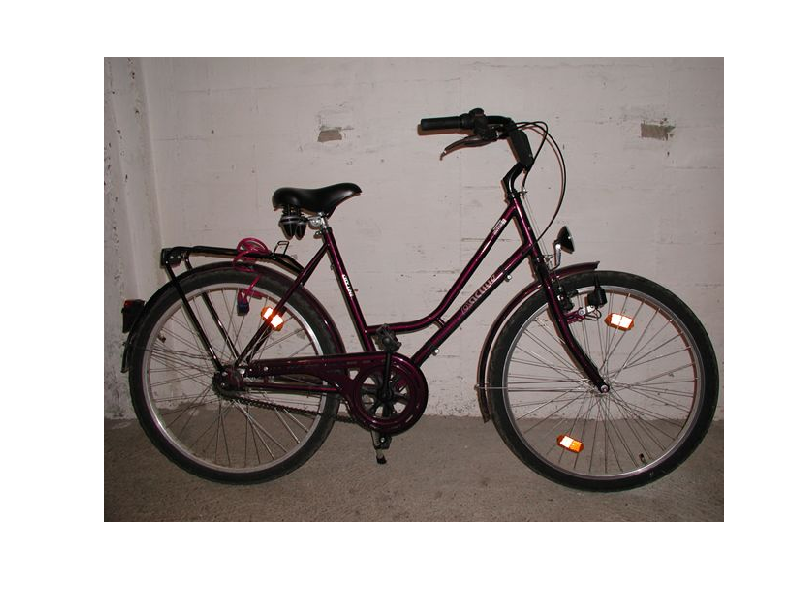

Here is the MATLAB script that generated this plot: (Note: this script raises an error after producing the figure.)
% Copyright 2014-2015 The MathWorks, Inc
%% Load input and view image
load InputHOG
imshow(I)

%% Extract HOG Features
[hog16, vis16] = extractHOGFeatures(I,'CellSize',[16 16]);

%% Visualize results
hold on
plot(vis16)
